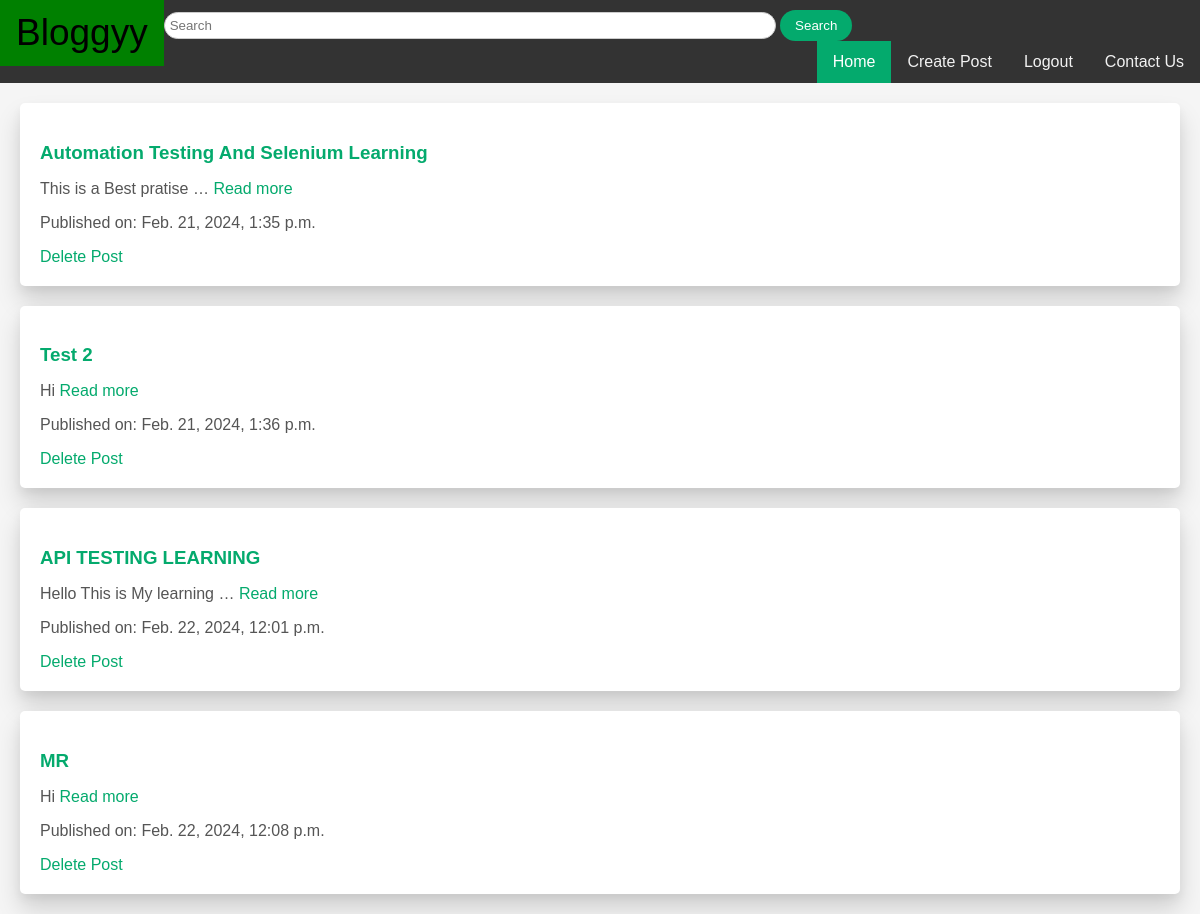
The app's page / (signed in) with its own data.
### blog/models.py (models this page shows, shortened)
class Post(models.Model):
    title=models.CharField(max_length=600)
    content=models.TextField()
    pub_date=models.DateTimeField('DATE PUBLISHED')

### blog/views.py (the view)
# urls.py: path('', views.index, name='index'),
def index(request):
    query = request.GET.get('q')
    if query:
        posts = Post.objects.filter(title__icontains=query)
    else:
        posts = Post.objects.all()
    return render(request, 'blog/index.html', {'posts': posts, 'query': query})

### blog/templates/blog/index.html (shortened to what this page needs)
<!DOCTYPE html>
<html lang="en">
<head>
</head>
<body>
{% extends 'blog/base.html' %}
{% block content %}
    {% for post in posts %}
        <div class="post">
            <h3><a href="{% url 'view_post' post.id %}">{{ post.title }}</a></h3>
            <p>{{ post.content|truncatewords:5 }} <a href="{% url 'view_post' post.id %}">Read more</a>
            <p>Published on: {{ post.pub_date }}</p>
            <a href="{% url 'delete_post' post.id %}">Delete Post</a>
        </div>
    {% empty %}
        <p>No posts available.</p>
    {% endfor %}
{% endblock %}

### blog/templates/blog/index.html (style rules this page uses)
body { font-family: Arial, sans-serif; margin: 0; padding: 0; background-color: #f5f5f5; }

### blog/templates/blog/base.html (style rules this page uses)
body { margin: 0; font-family: Arial, Helvetica, sans-serif; }

### records on screen
Post: title "Automation Testing And Selenium Learning", content "This is a Best pratise …", pub_date "Feb. 21, 2024, 1:35 p.m."
Post: title "Test 2", content "Hi", pub_date "Feb. 21, 2024, 1:36 p.m."
Post: title "API TESTING LEARNING", content "Hello This is My learning …", pub_date "Feb. 22, 2024, 12:01 p.m."
Post: title "MR", content "Hi", pub_date "Feb. 22, 2024, 12:08 p.m."
